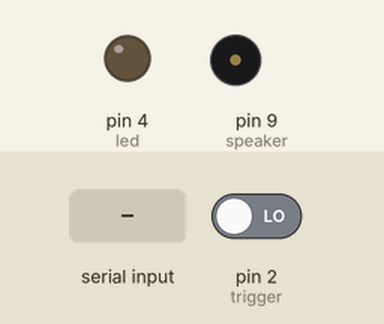
Simulated run of this sketch. Board: Arduino Uno, built with avr-gcc and run on an emulated ATmega328P. On the bench: output pins drawn as LEDs (lit = HIGH), buzzer (waves = sounding). The inputs (shaded band) are chosen by the test bench; at power-on: pin 2 (trigger) LOW.

Above: at 1.2 s.
1.3 s: "1" received over Serial
At 2.1 s:
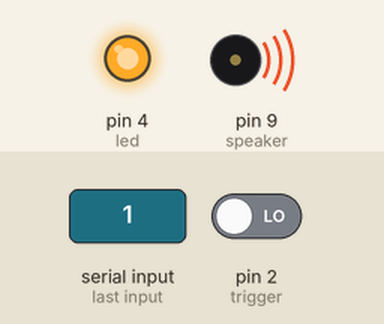
3.8 s: "0" received over Serial
At 4.1 s:
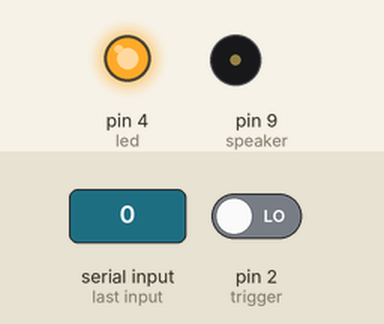
Timing chart, 0 to 6.8 s (numbered marks = the images above; inputs shaded):
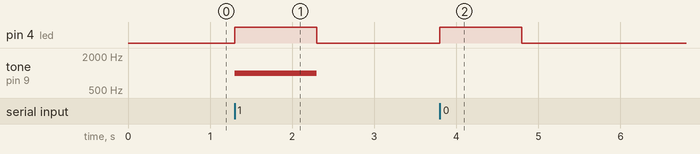

Measured:
- after the input at 1.3 s, pin 4 (led): LOW → HIGH at once, → LOW 1.0 s later; tone on pin 9 (speaker): silent → 1000 Hz at once, → silent 1.0 s later
- after the input at 3.8 s, pin 4 (led): LOW → HIGH at once, → LOW 1.0 s later

The sketch:

driver.ino
```cpp
int trigger = 2;
int led = 4;
int speaker = 9;
int trigger_down = 0;
void setup() {
  Serial.begin(9600);
  pinMode(trigger, INPUT);
  pinMode(led, OUTPUT);
  pinMode(speaker, OUTPUT);
}

void loop() {
  int trigger_val = digitalRead(trigger);
  if ( trigger_val == HIGH && !trigger_down){
    trigger_down = 1;
    Serial.print("1");
  }else if(trigger_val == LOW){
    trigger_down = 0;
  }

  if(Serial.available()){
    digitalWrite(led, HIGH);
    char x = (char)Serial.read();
    if(x == '1'){
      tone(speaker,1000);
    }
    delay(1000);
    digitalWrite(led, LOW);
    noTone(speaker);
  }
}
```

tests.ino
```cpp
/*int trigger = 2;
int led = 4;
int speaker = 9;
int trigger_down = 0;
void setup() {
  Serial.begin(9600);
  pinMode(trigger, INPUT);
  pinMode(led, OUTPUT);
  pinMode(speaker, OUTPUT);
}

void loop() {
  int trigger_val = digitalRead(trigger);
  if ( trigger_val == HIGH && !trigger_down){
    trigger_down = 1;
    Serial.print("1");
    digitalWrite(led, HIGH);
    tone(speaker,1000);
    delay(1000);
    digitalWrite(led, LOW);
    noTone(speaker);
  }else if(trigger_val == LOW){
    trigger_down = 0;
  }
}
*/
```
